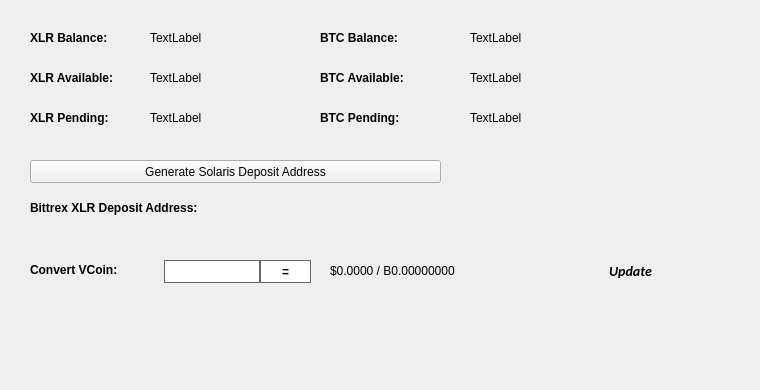
   <widget class="QWidget" name="BalanceTab">
    <attribute name="title">
     <string>Balance</string>
    </attribute>
    <widget class="QLabel" name="BitcoinBalanceLabel">
     <property name="geometry">
      <rect>
       <x>470</x>
       <y>30</y>
       <width>150</width>
       <height>16</height>
      </rect>
     </property>
     <property name="text">
      <string>TextLabel</string>
     </property>
    </widget>
    <widget class="QLabel" name="AMSBalanceLabel">
     <property name="geometry">
      <rect>
       <x>150</x>
       <y>30</y>
       <width>150</width>
       <height>16</height>
      </rect>
     </property>
     <property name="text">
      <string>TextLabel</string>
     </property>
    </widget>
    <widget class="QLabel" name="label_11">
     <property name="geometry">
      <rect>
       <x>30</x>
       <y>30</y>
       <width>101</width>
       <height>16</height>
      </rect>
     </property>
     <property name="font">
      <font>
       <weight>75</weight>
       <bold>true</bold>
      </font>
     </property>
     <property name="text">
      <string>XLR Balance:</string>
     </property>
    </widget>
    <widget class="QLabel" name="label_12">
     <property name="geometry">
      <rect>
       <x>320</x>
       <y>30</y>
       <width>101</width>
       <height>16</height>
      </rect>
     </property>
     <property name="font">
      <font>
       <weight>75</weight>
       <bold>true</bold>
      </font>
     </property>
     <property name="text">
      <string>BTC Balance:</string>
     </property>
    </widget>
    <widget class="QLabel" name="AMSAvailableLabel_2">
     <property name="geometry">
      <rect>
       <x>150</x>
       <y>70</y>
       <width>150</width>
       <height>16</height>
      </rect>
     </property>
     <property name="text">
      <string>TextLabel</string>
     </property>
    </widget>
    <widget class="QLabel" name="label_13">
     <property name="geometry">
      <rect>
       <x>30</x>
       <y>70</y>
       <width>111</width>
       <height>16</height>
      </rect>
     </property>
     <property name="font">
      <font>
       <weight>75</weight>
       <bold>true</bold>
      </font>
     </property>
     <property name="text">
      <string>XLR Available:</string>
     </property>
    </widget>
    <widget class="QLabel" name="label_14">
     <property name="geometry">
      <rect>
       <x>30</x>
       <y>110</y>
       <width>101</width>
       <height>16</height>
      </rect>
     </property>
     <property name="font">
      <font>
       <weight>75</weight>
       <bold>true</bold>
      </font>
     </property>
     <property name="text">
      <string>XLR Pending:</string>
     </property>
    </widget>
    <widget class="QLabel" name="AMSPendingLabel">
     <property name="geometry">
      <rect>
       <x>150</x>
       <y>110</y>
       <width>150</width>
       <height>16</height>
      </rect>
     </property>
     <property name="text">
      <string>TextLabel</string>
     </property>
    </widget>
    <widget class="QLabel" name="label_15">
     <property name="geometry">
      <rect>
       <x>320</x>
       <y>70</y>
       <width>111</width>
       <height>16</height>
      </rect>
     </property>
     <property name="font">
      <font>
       <weight>75</weight>
       <bold>true</bold>
      </font>
     </property>
     <property name="text">
      <string>BTC Available:</string>
     </property>
    </widget>
    <widget class="QLabel" name="BitcoinAvailableLabel">
     <property name="geometry">
      <rect>
       <x>470</x>
       <y>70</y>
       <width>150</width>
       <height>16</height>
      </rect>
     </property>
     <property name="text">
      <string>TextLabel</string>
     </property>
    </widget>
    <widget class="QLabel" name="label_31">
     <property name="geometry">
      <rect>
       <x>320</x>
       <y>110</y>
       <width>111</width>
       <height>16</height>
      </rect>
     </property>
     <property name="font">
      <font>
       <weight>75</weight>
       <bold>true</bold>
      </font>
     </property>
     <property name="text">
      <string>BTC Pending:</string>
     </property>
    </widget>
    <widget class="QLabel" name="BitcoinPendingLabel">
     <property name="geometry">
      <rect>
       <x>470</x>
       <y>110</y>
       <width>150</width>
       <height>16</height>
      </rect>
     </property>
     <property name="text">
      <string>TextLabel</string>
     </property>
    </widget>
    <widget class="QLabel" name="label_33">
     <property name="geometry">
      <rect>
       <x>30</x>
       <y>200</y>
       <width>221</width>
       <height>16</height>
      </rect>
     </property>
     <property name="font">
      <font>
       <weight>75</weight>
       <bold>true</bold>
      </font>
     </property>
     <property name="text">
      <string>Bittrex XLR Deposit Address:</string>
     </property>
    </widget>
    <widget class="QPushButton" name="GenDepositBTN">
     <property name="geometry">
      <rect>
       <x>30</x>
       <y>160</y>
       <width>411</width>
       <height>23</height>
      </rect>
     </property>
     <property name="text">
      <string>Generate Solaris Deposit Address</string>
     </property>
     <property name="icon">
      <iconset resource="../solaris.qrc">
       <normaloff>:/icons/bitcoin</normaloff>:/icons/bitcoin</iconset>
     </property>
    </widget>
    <widget class="QLabel" name="DepositAddressLabel">
     <property name="geometry">
      <rect>
       <x>200</x>
       <y>200</y>
       <width>261</width>
       <height>16</height>
      </rect>
     </property>
     <property name="palette">
      <palette>
       <active>
        <colorrole role="WindowText">
         <brush brushstyle="SolidPattern">
          <color alpha="255">
           <red>0</red>
           <green>0</green>
           <blue>0</blue>
          </color>
         </brush>
        </colorrole>
        <colorrole role="Text">
         <brush brushstyle="SolidPattern">
          <color alpha="255">
           <red>0</red>
           <green>0</green>
           <blue>255</blue>
          </color>
         </brush>
        </colorrole>
       </active>
       <inactive>
        <colorrole role="WindowText">
         <brush brushstyle="SolidPattern">
          <color alpha="255">
           <red>0</red>
           <green>0</green>
           <blue>0</blue>
          </color>
         </brush>
        </colorrole>
        <colorrole role="Text">
         <brush brushstyle="SolidPattern">
          <color alpha="255">
           <red>0</red>
           <green>0</green>
           <blue>255</blue>
          </color>
         </brush>
        </colorrole>
       </inactive>
       <disabled>
        <colorrole role="WindowText">
         <brush brushstyle="SolidPattern">
          <color alpha="255">
           <red>120</red>
           <green>120</green>
           <blue>120</blue>
          </color>
         </brush>
        </colorrole>
        <colorrole role="Text">
         <brush brushstyle="SolidPattern">
          <color alpha="255">
           <red>120</red>
           <green>120</green>
           <blue>120</blue>
          </color>
         </brush>
        </colorrole>
       </disabled>
      </palette>
     </property>
     <property name="font">
      <font>
       <weight>75</weight>
       <bold>true</bold>
      </font>
     </property>
     <property name="text">
      <string/>
     </property>
     <property name="alignment">
      <set>Qt::AlignRight|Qt::AlignTrailing|Qt::AlignVCenter</set>
     </property>
     <property name="textInteractionFlags">
      <set>Qt::LinksAccessibleByMouse|Qt::TextSelectableByKeyboard|Qt::TextSelectableByMouse</set>
     </property>
    </widget>
    <widget class="QLabel" name="label_8">
     <property name="geometry">
      <rect>
       <x>460</x>
       <y>300</y>
       <width>281</width>
       <height>81</height>
      </rect>
     </property>
     <property name="text">
      <string/>
     </property>
     <property name="pixmap">
      <pixmap>:/images/bittrex</pixmap>
     </property>
    </widget>
    <widget class="QWidget" name="widgetConversion" native="true">
     <property name="geometry">
      <rect>
       <x>0</x>
       <y>250</y>
       <width>751</width>
       <height>43</height>
      </rect>
     </property>
     <property name="minimumSize">
      <size>
       <width>0</width>
       <height>43</height>
      </size>
     </property>
     <property name="styleSheet">
      <string notr="true"/>
     </property>
     <widget class="QPushButton" name="btnUpdateMarketData">
      <property name="geometry">
       <rect>
        <x>575</x>
        <y>0</y>
        <width>111</width>
        <height>41</height>
       </rect>
      </property>
      <property name="sizePolicy">
       <sizepolicy hsizetype="Expanding" vsizetype="Expanding">
        <horstretch>0</horstretch>
        <verstretch>0</verstretch>
       </sizepolicy>
      </property>
      <property name="font">
       <font>
        <family>calibri</family>
        <pointsize>-1</pointsize>
        <weight>75</weight>
        <italic>true</italic>
        <bold>true</bold>
       </font>
      </property>
      <property name="styleSheet">
       <string notr="true">margin:0px;text-align:center;padding:2px;border-radius:3px;font-style:italic;width:100px;font-size:14px;font-family:calibri;font-weight:600;</string>
      </property>
      <property name="text">
       <string>Update</string>
      </property>
      <property name="iconSize">
       <size>
        <width>150</width>
        <height>35</height>
       </size>
      </property>
      <property name="autoDefault">
       <bool>true</bool>
      </property>
      <property name="default">
       <bool>true</bool>
      </property>
     </widget>
     <widget class="QLabel" name="lblConvertVCoin">
      <property name="geometry">
       <rect>
        <x>30</x>
        <y>10</y>
        <width>131</width>
        <height>20</height>
       </rect>
      </property>
      <property name="styleSheet">
       <string notr="true"/>
      </property>
      <property name="text">
       <string>&lt;html&gt;&lt;head/&gt;&lt;body&gt;&lt;p&gt;&lt;span style=&quot; font-weight:600;&quot;&gt;Convert VCoin:&lt;/span&gt;&lt;/p&gt;&lt;/body&gt;&lt;/html&gt;</string>
      </property>
     </widget>
     <widget class="QLineEdit" name="txtConvertVCoinQty">
      <property name="geometry">
       <rect>
        <x>160</x>
        <y>10</y>
        <width>100</width>
        <height>23</height>
       </rect>
      </property>
      <property name="minimumSize">
       <size>
        <width>100</width>
        <height>23</height>
       </size>
      </property>
      <property name="maximumSize">
       <size>
        <width>100</width>
        <height>16777215</height>
       </size>
      </property>
      <property name="styleSheet">
       <string notr="true">border: 1px solid #61696c;margin-left:4px;</string>
      </property>
     </widget>
     <widget class="QPushButton" name="btnConvertSolaris">
      <property name="geometry">
       <rect>
        <x>260</x>
        <y>10</y>
        <width>51</width>
        <height>23</height>
       </rect>
      </property>
      <property name="minimumSize">
       <size>
        <width>0</width>
        <height>23</height>
       </size>
      </property>
      <property name="styleSheet">
       <string notr="true">border:1px solid #61696c;background:white;font-weight:600;</string>
      </property>
      <property name="text">
       <string>=</string>
      </property>
     </widget>
     <widget class="QLabel" name="lblConvertVCoinResults">
      <property name="geometry">
       <rect>
        <x>330</x>
        <y>0</y>
        <width>201</width>
        <height>41</height>
       </rect>
      </property>
      <property name="styleSheet">
       <string notr="true"/>
      </property>
      <property name="text">
       <string>$0.0000 / B0.00000000</string>
      </property>
     </widget>
     <widget class="QLabel" name="iconOverviewUpdateWait">
      <property name="geometry">
       <rect>
        <x>670</x>
        <y>10</y>
        <width>24</width>
        <height>24</height>
       </rect>
      </property>
      <property name="text">
       <string/>
      </property>
      <property name="pixmap">
       <pixmap resource="../solaris.qrc">:/icons/transaction_1</pixmap>
      </property>
      <property name="scaledContents">
       <bool>true</bool>
      </property>
      <property name="alignment">
       <set>Qt::AlignCenter</set>
      </property>
     </widget>
    </widget>
   </widget>
